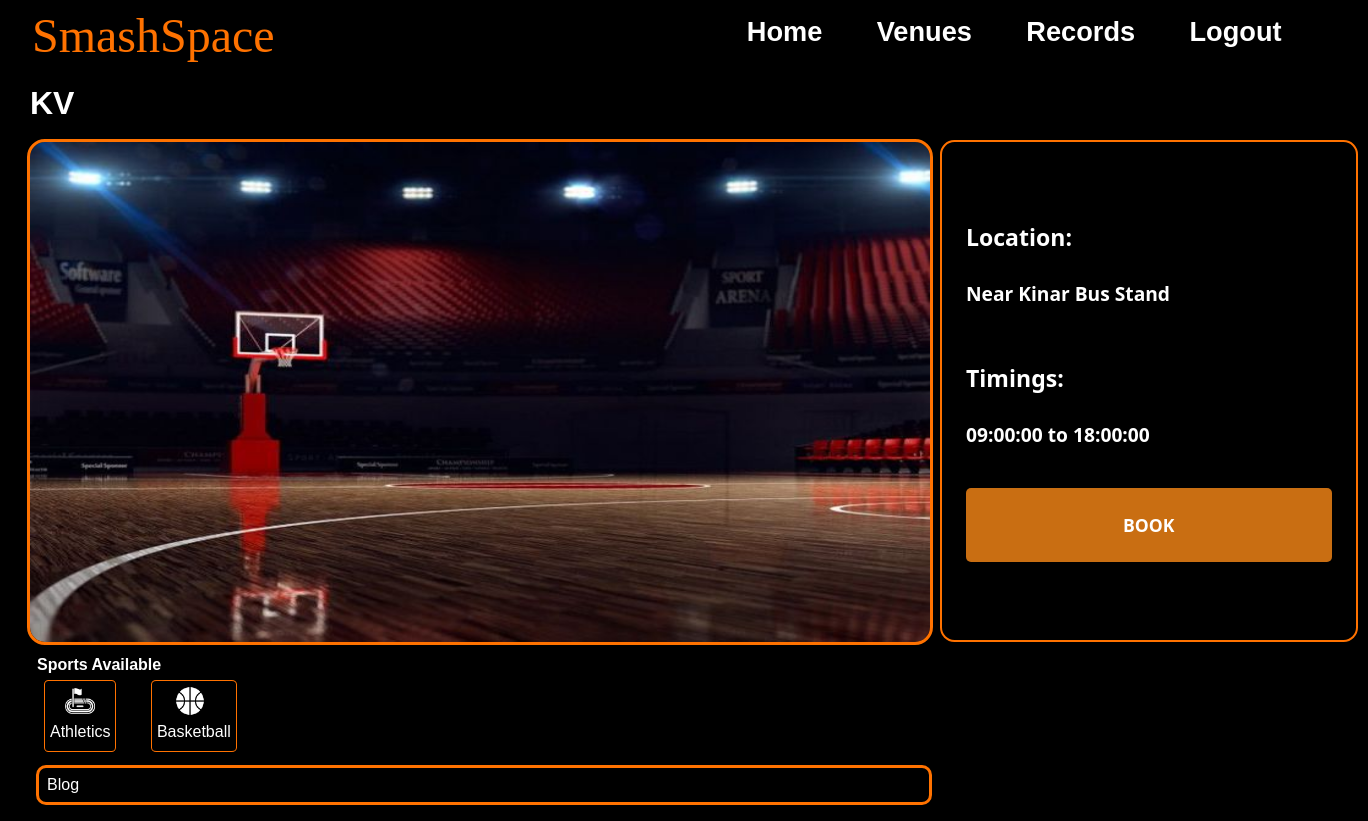
The page /venues/KV (signed in) on the database its author committed.
### models.py (models this page shows, shortened)
class Venue(db.Model):
    VenueID = db.Column(db.Integer, primary_key=True, autoincrement = True)
    VenueName = db.Column(db.String(100), nullable=False)
    VenueAddress = db.Column(db.String(500), nullable=False)
    VenueImageURL = db.Column(db.String(200))
    FirstSlot = db.Column(db.Time, nullable = False)
    LastSlot = db.Column(db.Time, nullable = False)
    Sports = db.relationship('Sport', secondary='venue_sport', backref= db.backref('venues', lazy='dynamic'))
    VenueBlog = db.Column(db.String(2000))

class Sport(db.Model):
    SportID = db.Column(db.Integer, primary_key=True, autoincrement=True)
    SportName = db.Column(db.String(100), nullable=False, unique=True)
    SportImageURL= db.Column(db.String(200))

### app.py (the view)
@app.route("/venues/<venuename>", methods=['GET', 'POST'])
def booking_page(venuename):
    venue = Venue.query.filter_by(VenueName=venuename).first()
    if request.method == "POST":
        if current_user.is_authenticated:
            return redirect(url_for("book_venue",venuename=venuename))
        else:
            flash("You have not Logged In","error")
            return redirect(url_for("userlogin"))
    return render_template("Booking_page.html", venue=venue ,messages=get_flashed_messages(), avail_sports=venue.Sports)

### app.py (called while the page is built)
@login_manager.user_loader
def load_user(user_id):
    return User.query.get(int(user_id))

### templates/Booking_page.html (shortened to what this page needs)
{% extends 'Base.html' %}
{% block css %}
<link rel="stylesheet" href="/static/css/booking_page.css">
{% endblock %}
{% block content %}
<div style="width:fit-content;">
    <div style="display: flex; width:97vw; justify-content: space-between;">
        <div>
            <h1 class="venue">{{ venue.VenueName }}</h1>
            <img class = "venicon" src="{{ venue.VenueImageURL }}">
        </div>
        <div  id= "buxa" style="margin-top: 65px;margin-right: 210px;">
            <p class="location"><span style="font-weight: 600; font-size: larger;"> Location: </span><br><br>  {{ venue.VenueAddress }}</p>
            <p class="timings"><span style="font-weight: 600;font-size: larger;"> Timings: </span><br><br>  {{ venue.FirstSlot }} to {{ venue.LastSlot }}</p>
            <form action="/venues/{{venue.VenueName}}" method="post">
                <input class="button" type="submit" value="BOOK">
            </form>
        </div>
    </div>
    <h4 style="margin-left: 17px;">Sports Available</h4>
    {% for i in avail_sports %}
    <div class="sportcontainer">
       <img class = "icon" src="{{ i.SportImageURL }}">
       <p class="eachsport" style="padding-bottom: 5px;">{{ i.SportName }}</p>
    </div>
    {% endfor %}
    <div class="blog">
        <p>{{ venue.VenueBlog }}</p>
    </div>
</div>
{% endblock %}

### static/css/base.css (style rules this page uses)
* { margin: 0; padding: 0; text-decoration: none; box-sizing: border-box; transition: all 0.5s; }
body { background-color: black; max-width: 1000px; margin: 0 auto; }

### static/css/booking_page.css (style rules this page uses)
body { font-family: Arial; background-color: black; margin: 0; padding-top: 75px; margin-left: 20px; overflow-x: hidden; color: white; }
.button { display: inline-block; padding: 25px 157px; margin-top: 40px; background-color: #c96e12; color: #fff; border: none; border-radius: 5px; text-align: center; text-decoration: none; transition: background-color 0.2s ease; font-size: 1.1em; font-weight: bold; font-family: 'Segoe UI', Tahoma, Geneva, Verdana, sans-serif; }
.icon { width: 30px; height: 30px; display: block; align-items: center; margin-left: 25%; }
.venicon { width: 900px; height: 500px; margin: 10px; outline: 3px solid #ff7200; border-radius: 15px; }
.eachsport { display: inline-block; align-items: top; margin-top: 7px; }
.venue { margin: 10px; }
.location,.timings,.book-button { margin-left: 0; margin-right: 150px; font-size: larger; }
.sportcontainer { display: inline-block; padding: 5px; background-color: #000; height: 70px; outline: 1px solid #ff7200; margin: 7px; border-radius: 5%; color: #fff; margin-left: 25px; }
.location,.timings { margin-top: 55px; }
.blog { margin-left: 19px; margin-top: 10px; outline: 3px solid #ff7200; border-radius:7px; padding: 8px; height:auto; width: 890px; margin-bottom: 30px; }
#buxa { color: #fff; padding: 1.5em; border-radius: 0.9em; background-color: #000; width: auto; font-family:'Segoe UI', Tahoma, Geneva, Verdana, sans-serif; font-weight: bold; border: 2px solid #ff7200; height: 502px; }

### rows shown on the page
Venue: VenueName "KV", VenueImageURL (picture), VenueAddress "Near Kinar Bus Stand", FirstSlot "09:00:00", LastSlot "18:00:00", VenueBlog "Blog"
Sport: SportImageURL (picture), SportName "Athletics"
Sport: SportImageURL (picture), SportName "Basketball"
